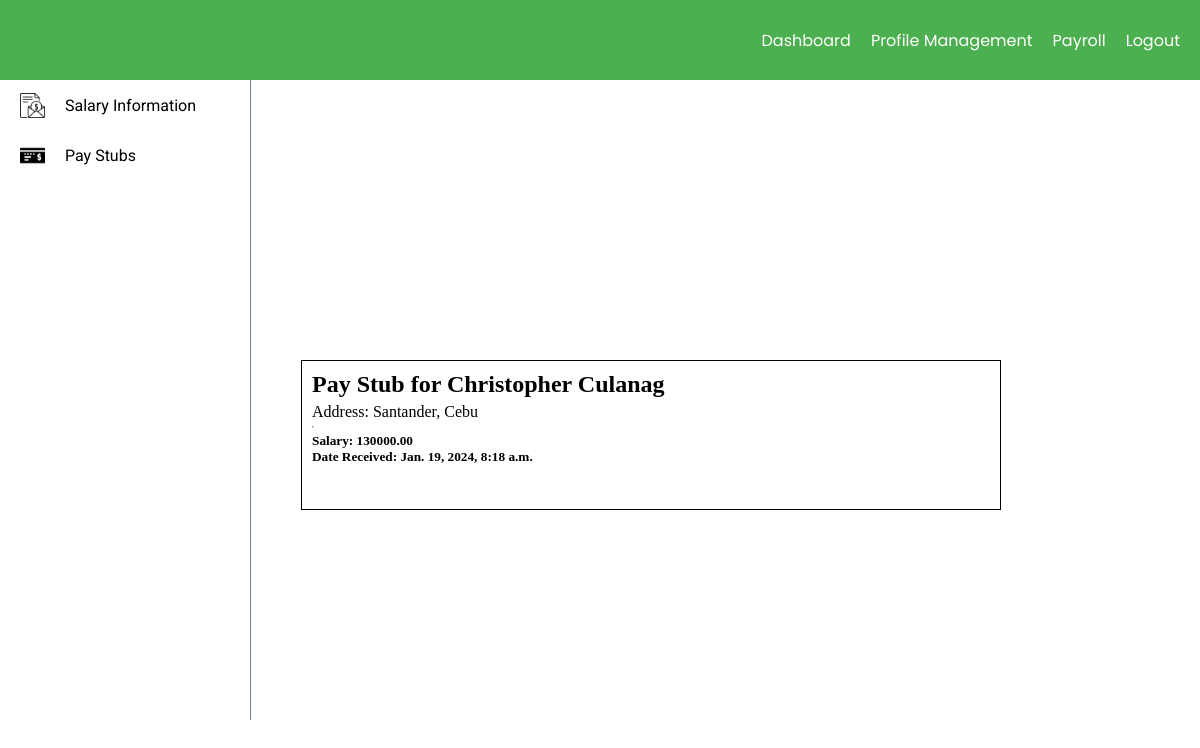
Page /user-stub (signed in) on the committed database.
### myapp/models.py (models this page shows)
class Payment(models.Model):
    username = models.CharField(max_length=255)
    salary_value = models.DecimalField(max_digits=20, decimal_places=2)
    pay_date = models.DateTimeField(auto_now_add=True)
    name = models.CharField(max_length=255)
    address = models.CharField(max_length=255)

### myapp/views.py (the view)
# urls.py: path("user-stub", views.user_stub, name="user_stub"),
def user_stub(request):
    username = request.session.get('username')
    request.session['username'] = username
    employees = Payment.objects.filter(username=username)
    return render(request, "user/user-stub.html", {
        'employees' : employees
    })

### myapp/templates/user/user-stub.html (shortened to what this page needs)
<!DOCTYPE html>
<html lang="en">
<head>
    {% load static %}
    <link rel="stylesheet" href="{% static 'css/style.css' %}">
    <link rel="stylesheet" href="{% static 'css/navbar.css' %}">
    <link rel="stylesheet" href="{% static 'css/user-stub.css' %}">
</head>
<body>
    <nav>
        <ul class="navbar-ul">
            <li>
                <a href="{% url 'emp_view' %}">Dashboard</a>
            </li>
            <li>
                <a href="{% url 'update_info' %}">Profile Management</a>
            </li>
            <li>
                <a href="{% url 'view_calculation' %}">Payroll</a>
            </li>
            <li>
                <a href="{% url 'user_login' %}">Logout</a>
            </li>
        </ul>
    </nav>
    <div class="page-content">
        <aside class="aside-content">
            <ul class="aside-nav">
                <li>
                    <a class="aside-nav-items" href="{% url 'emp_view' %}">
                        <img class="sidenav-logo" src="{% static 'images/salary.png' %}" alt="logo">
                        Salary Information
                    </a>
                </li>
                <li>
                    <a class="aside-nav-items" href="{% url 'user_stub' %}">
                        <img class="sidenav-logo" src="{% static 'images/bank-check.png' %}" alt="logo">
                        Pay Stubs
                    </a>
                </li>
            </ul>
        </aside>
        <section class="dashboard-content">
            <div class="stub-container">
                {% for employee in employees %}
                    <div class="stub">
                        <h2>Pay Stub for {{ employee.name }} </h2>
                        <p>Address: {{ employee.address }}</p>
                        <hr>
                        <div class="salary-stub">
                            <h5>Salary: {{ employee.salary_value }}</h5>
                            <h5>Date Received: {{ employee.pay_date }}</h5>
                        </div>
                    </div>
                {% endfor %}
            </div>
        </section>
    </div>
</body>
</html>

### myapp/static/css/style.css (style rules this page uses)
* { box-sizing: border-box; margin: 0; padding: 0; }
body { display: flex; flex-direction: column; }
nav { width: 100vw; height: 80px; background-color: #4CAF50; display: flex; flex-direction: row; justify-content: space-between; }
.navbar-ul { display: flex; justify-content: space-between; flex-direction: row; align-items: center; gap: 20px; margin-right: 20px; color: white; }
li { list-style-type: none; font-size: medium; color: white; }
a { text-decoration: none; color: white; font-family: 'Poppins', sans-serif; }

### myapp/static/css/navbar.css (style rules this page uses)
* { box-sizing: border-box; padding: 0; margin: 0; }
.page-content { height: calc(100vh - 160px); width: 100vw; display: flex; flex-direction: row; }
.aside-content { height: calc(100vh - 80px); width: 250px; }
.aside-nav { display: flex; flex-direction: column; }
.aside-nav-items { list-style-type: none; width: 250px; height: 50px; display: flex; justify-content: flex-start; align-items: center; font-family: 'Roboto', sans-serif; color: black; align-self: flex-start; margin-left: 20px; }
.sidenav-logo { height: 25px; width: 25px; margin-right: 20px; }
a { text-decoration: none; }

### myapp/static/css/user-stub.css (style rules this page uses)
* { box-sizing: border-box; margin: 0; padding: 0; }
.dashboard-content { width: calc(100vw - 250px); height: scroll; border-left: solid 1px; border-color: slategray; }
.stub-container { margin-top: 280px; display: flex; justify-content: center; align-items: center; flex-direction: column; gap: 20px; height: 150px; width: 800px; }
.stub { width: 700px; height: 300px; border: 1px solid black; display: flex; justify-content: flex-start; align-items: flex-start; flex-direction: column; gap: 5px; padding: 10px; }

### rows in the picture
Payment: name "Christopher Culanag", address "Santander, Cebu", salary_value "130000.00", pay_date "Jan. 19, 2024, 8:18 a.m."
